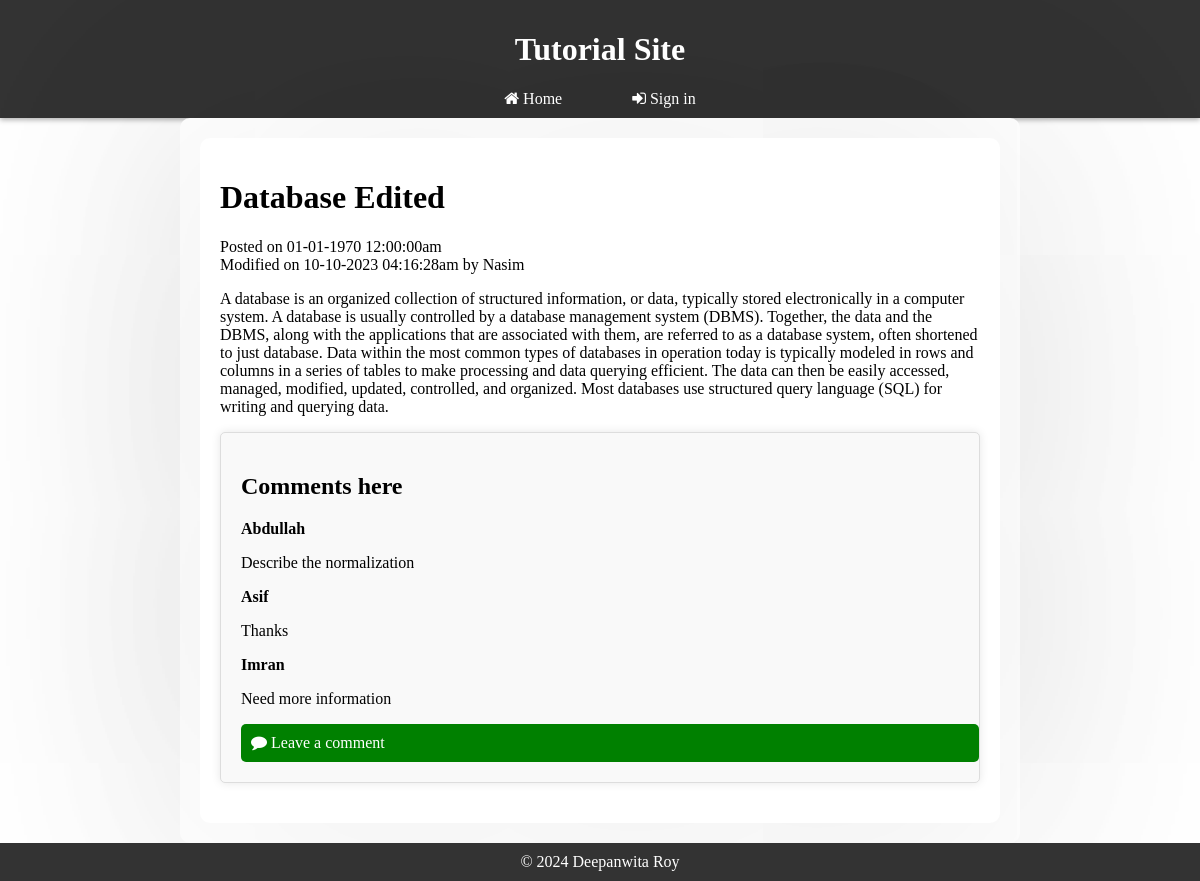
The app's page /article.php?id=21 with its own data.
### tables this page shows
CREATE TABLE `posts` (
  `post_id` int(11) NOT NULL,
  `title` varchar(255) NOT NULL,
  `content` text NOT NULL,
  `user_id` int(11) NOT NULL,
  `time` int(255) NOT NULL,
  `edited_at` int(128) NOT NULL DEFAULT 0
);

CREATE TABLE `users` (
  `user_id` int(11) NOT NULL,
  `username` varchar(255) NOT NULL,
  `password` varchar(255) NOT NULL
);

CREATE TABLE `comments` (
  `comment_id` int(11) NOT NULL,
  `content` text NOT NULL,
  `post_id` int(11) NOT NULL,
  `user_id` int(11) NOT NULL
);

### article.php (the view, shortened to what this page needs)
<?php
include("db.php");
$sql = "SELECT posts.*, users.username FROM posts JOIN users ON posts.user_id = users.user_id WHERE post_id = {$_GET['id']}";
$res = mysqli_query($conn, $sql);
$data = mysqli_fetch_assoc($res);
$sql = "SELECT comments.content, users.username FROM comments JOIN users ON comments.user_id = users.user_id WHERE post_id = {$_GET['id']}";
$res = mysqli_query($conn, $sql);
$comment = [];
while($row = mysqli_fetch_assoc($res)){
    array_push($comment, $row);
}
$comment_string = "";
foreach($comment as $item){
    $comment_string .= "<div class='comment_template'>
                            <p class='comment_author'>
                                {$item['username']}
                            </p>
                            <p class='comment_body'>
                                {$item['content']}
                            </p>
                        </div>";
}
?>
<!DOCTYPE html>
<html lang="en">
<head>
</head>
<body>
    <?php
    include('header.php');?>
<div class="container">
    <div class="container mt-5">
        <div class="row">
            <div class="col-md-8 offset-md-2">
                <h1 class="text-center"><?php echo $data['title']; ?></h1>
                <p class="text-center">
                    Posted on
                    <span class="">
                        <?php echo date("d-m-Y h:i:sa", $data['time']); ?>
                    </span>
                    <br>
                    <?php
                        if($data['edited_at'] != 0){
                            $m_date = date("d-m-Y h:i:sa", $data['edited_at']);
                            echo "Modified on
                            <span class=''>
                                $m_date
                            </span>";
                        }
                    ?>
                    by
                    <span class="font-weight-bold">
                        <?php echo $data['username']; ?>
                    </span>
                </p>
                <p class="text-justify"><?php echo $data['content']; ?></p>
                <div class="comment">
                    <h2>Comments here</h2>
                    <?php echo $comment_string; ?>
                    <a class="leavecomment" href="add_comment.php?id=<?php echo $data['post_id']; ?>">
                    <i class="fa fa-comment"></i>   Leave a comment
                </a>
                </div>
            </div>
        </div>
    </div>
                    </div>
</body>
</html>
<?php  include('footer.php');?>

### article.php (style rules this page uses)
.comment h2 { margin-top: 20px; margin-bottom: 20px; }
.comment_author { font-weight: bold; }
.comment_template p:nth-child(1) { font-weight: bold; margin-bottom: 5px; }
.container { max-width: 800px; margin: 0 auto; padding: 20px; background-color: #fff; border-radius: 10px; box-shadow: 0 4px 2000px rgba(0, 0, 0, 0.1); }
.leavecomment { display: block; width: 100%; padding: 10px; background-color: green; color: #fff; border: none; border-radius: 5px; cursor: pointer; text-decoration: none; }
.comment { border: 1px solid #ddd; padding: 20px; margin-bottom: 20px; background-color: #f9f9f9; border-radius: 5px; box-shadow: 0 0 10px rgba(0, 0, 0, 0.1); }

### header.php (style rules this page uses)
body, ul, li { margin: 0; padding: 0; list-style: none; }

### records on screen
posts: title "Database Edited", time "01-01-1970 12:00:00am", edited_at "10-10-2023 04:16:28am", user.username "Nasim", content "A database is an organized collection of structured information, or data, typically stored electronically in a computer system. A database is usually controlled by a database management system (DBMS). Together, the data and the DBMS, along with the applications that are associated with them, are referred to as a database system, often shortened to just database. Data within the most common types of databases in operation today is typically modeled in rows and columns in a series of tables to make processing and data querying efficient. The data can then be easily accessed, managed, modified, updated, controlled, and organized. Most databases use structured query language (SQL) for writing…"
comments: user.username "Abdullah", content "Describe the normalization"
comments: user.username "Asif", content "Thanks"
comments: user.username "Imran", content "Need more information"
